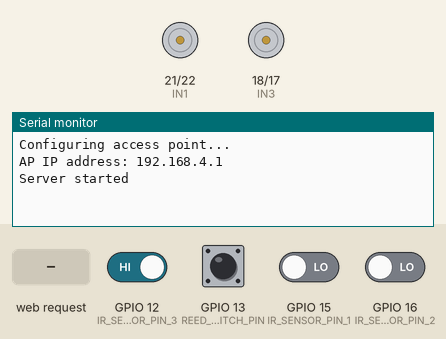
Simulated run of this sketch. Board: ESP32. Parts: motor-driver pin pairs drawn as motors (green arrow = first pin HIGH = forward, orange = second pin HIGH = backward, longer = more drive, scaled by the enable pin), the last lines printed to the serial monitor. The test bench sets the inputs (shaded band); at power-on: GPIO 12 (IR_SENSOR_PIN_3) HIGH, GPIO 13 (REED_SWITCH_PIN), GPIO 15 (IR_SENSOR_PIN_1), GPIO 16 (IR_SENSOR_PIN_2) LOW.

Above: at 1.2 s.
1.3 s: GPIO 15 (IR_SENSOR_PIN_1) driven HIGH
2.9 s: GPIO 12 (IR_SENSOR_PIN_3) driven LOW
4.4 s: GPIO 12 (IR_SENSOR_PIN_3) driven HIGH
5.9 s: GPIO 15 (IR_SENSOR_PIN_1) driven LOW
7.4 s: HTTP request GET /control?action= received
At 8.3 s:
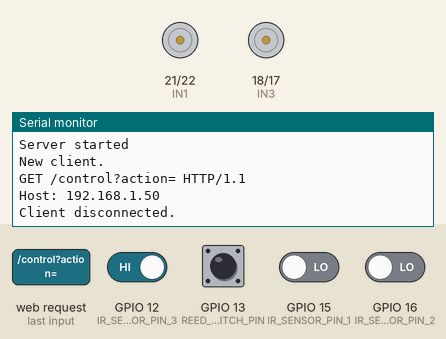
8.9 s: HTTP request GET /SStartACM received
At 9.5 s:
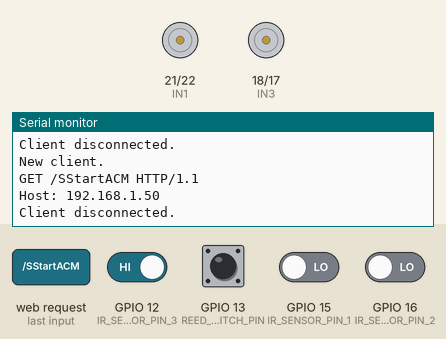

The sketch:

ACMcodeGroep3.ino
```cpp
#include <WiFi.h>
#include <WiFiClient.h>

// Pin configuration
#define IR_SENSOR_PIN_1 15  // GPIO 15
#define IR_SENSOR_PIN_2 16  // GPIO 16
#define IR_SENSOR_PIN_3 12  // GPIO 12
#define REED_SWITCH_PIN 13  // GPIO 13

// WiFi credentials
const char *ssid = "MBAB";
const char *password = "12345678";

WiFiServer server(80);

String lastButtonPressed = "No action";

// Motor Driver pin configuration
const int IN1 = 21;
const int IN2 = 22;
const int IN3 = 18;
const int IN4 = 17;
const int ENA = 23;
const int ENB = 19;

// IR-sensor pin configuration
const int leftSensorPin = 15;
const int rightSensorPin = 12;
const int frontSensorPin = 16;
const int reedPin = 13;

// Function declarations
void handleButtonAction(String action);
void handleClient();
void sendHTML(WiFiClient &client);
void forward();
void right();
void backward();
void left();
void turn180();
void Stop();
void ACM();

void setup() {
  // Pin initialization for IR Sensors and Motor Driver
  pinMode(IR_SENSOR_PIN_1, INPUT);
  pinMode(IR_SENSOR_PIN_2, INPUT);
  pinMode(IR_SENSOR_PIN_3, INPUT);
  pinMode(REED_SWITCH_PIN, INPUT);

  pinMode(IN1, OUTPUT);
  pinMode(IN2, OUTPUT);
  pinMode(IN3, OUTPUT);
  pinMode(IN4, OUTPUT);
  pinMode(ENA, OUTPUT);
  pinMode(ENB, OUTPUT);
  pinMode(leftSensorPin, INPUT);
  pinMode(frontSensorPin, INPUT);
  pinMode(rightSensorPin, INPUT);

  Serial.begin(115200);
  Serial.println();
  Serial.println("Configuring access point...");

  if (WiFi.status() != WL_CONNECTED) {
    if (WiFi.softAP(ssid, password)) {
      IPAddress myIP = WiFi.softAPIP();
      Serial.print("AP IP address: ");
      Serial.println(myIP);
      server.begin();

      Serial.println("Server started");
    } else {
      Serial.println("Error configuring access point. Check credentials and try again.");
      while (1) {
        delay(1000);
      }
    }
  } else {
    Serial.println("Already connected to WiFi. Skipping access point setup.");
  }
}

void loop() {
  handleClient();
  ACM();
  // Standaard No action
  if (lastButtonPressed == "No action") {
    lastButtonPressed = "No action";
  }
}

void handleClient() {
  WiFiClient client = server.available();
  if (client) {
    Serial.println("New client.");
    String currentLine = "";
    while (client.connected()) {
      if (client.available()) {
        char c = client.read();
        Serial.write(c);
        if (c == '\n') {
          if (currentLine.length() == 0) {
            sendHTML(client);
            break;
          } else {
            if (currentLine.startsWith("GET /control?action=")) {
              String action = currentLine.substring(21, currentLine.indexOf(" ", 21));
              handleButtonAction(action);
            }
            currentLine = "";
          }
        } else if (c != '\r') {
          currentLine += c;
        }
      }
    }
    client.stop();
    Serial.println("Client disconnected.");
  }
}

void sendHTML(WiFiClient &client) {
  // HTML response headers
  client.print("HTTP/1.1 200 OK\nContent-type:text/html\nConnection: close\nRefresh: 2\n\n");
  client.print("<html>");
  client.print("<head><title>IR Sensor Status</title>");
  client.print("<style>body {font-family: Arial, sans-serif; background-color: #333; color: white; text-align: center;} h1 {color: #fff; font-size: 2em;} table {border-collapse: collapse; width: 50%; margin: 20px auto;} th, td {border: 1px solid #ddd; padding: 12px; text-align: left;} .acm-control {font-size: 2em; text-align: center; margin-top: 30px;} .section-margin {margin-top: 40px;} button {font-size: 1.5em; padding: 10px 20px;}</style>");
  client.print("</head>");
  client.print("<body><h1>Sensor Status</h1>");
  client.print("<table><tr><th>Sensor</th><th>Status</th></tr>");

  // Sensor tabel
  client.print("<tr><td>IR Sensor 1</td><td>" + String((digitalRead(IR_SENSOR_PIN_1) == HIGH) ? "Object detected" : "No object detected") + "</td></tr>");
  client.print("<tr><td>IR Sensor 2</td><td>" + String((digitalRead(IR_SENSOR_PIN_2) == HIGH) ? "Object detected" : "No object detected") + "</td></tr>");
  client.print("<tr><td>IR Sensor 3</td><td>" + String((digitalRead(IR_SENSOR_PIN_3) == HIGH) ? "Object detected" : "No object detected") + "</td></tr>");
  client.print("<tr><td>Reed Switch</td><td>" + String((digitalRead(REED_SWITCH_PIN) == HIGH) ? "Magnet detected" : "No magnet detected") + "</td></tr>");

  client.print("</table>");

  // Toggle button
  client.print("<div class='section-margin'></div><h2 class='acm-control'>ACM Control</h2><button style='background-color: green; color: white;' onclick='startACM()'>Start ACM</button><button style='background-color: red; color: white;' onclick='stopACM()'>Stop ACM</button>");

  // Last button pressed html
  client.print("<div class='section-margin'></div><h3>Last Button Pressed</h3><table><tr><th>Last Button Pressed</th></tr><tr><td>");
  client.print(lastButtonPressed);
  client.print("</td></tr></table>");

  // Javascript voor 'action'
  client.print("<script>function startACM() {sendRequest('SStartACM');} function stopACM() {sendRequest('SStopACM');} function sendRequest(action) {var xhr = new XMLHttpRequest(); xhr.open('GET', '/control?action=' + action, true); xhr.onload = function() {if (xhr.status == 200) {var message = (action === 'SStartACM') ? 'ACM Is Turned On' : 'ACM Is Turned Off'; document.getElementById('lastButtonState').innerHTML = 'Last Button Pressed: ' + message;}}; xhr.send();}</script>");

  client.print("</body>");
  client.print("</html>");
}

void handleButtonAction(String action) {
  lastButtonPressed = action;
  if (action == "SStartACM") {
    ACM();  // Example: Start moving forward

  }else if (action == "SStopACM") {
     Stop();  // Example: Stop the motors
  }
}

void forward() {
  digitalWrite(IN1, HIGH);
  digitalWrite(IN2, LOW);
  digitalWrite(IN3, HIGH);
  digitalWrite(IN4, LOW);
}

void right() {
  digitalWrite(IN1, HIGH);
  digitalWrite(IN2, LOW);
  digitalWrite(IN3, LOW);
  digitalWrite(IN4, LOW);
}

void backward() {
  digitalWrite(IN1, LOW);
  digitalWrite(IN2, HIGH);
  digitalWrite(IN3, LOW);
  digitalWrite(IN4, HIGH);
}

void left() {
  digitalWrite(IN1, LOW);
  digitalWrite(IN2, LOW);
  digitalWrite(IN3, HIGH);
  digitalWrite(IN4, LOW);
}

void turn180() {
  right();
  delay(700);
  Stop();
  delay(500);
}

void Stop() {
  digitalWrite(IN1, LOW);
  digitalWrite(IN2, LOW);
  digitalWrite(IN3, LOW);
  digitalWrite(IN4, LOW);
}

void ACM() {
  int value = 0;
  unsigned long currentMillis = millis();
  Stop();

  // Check if not in case 3 before reading IR sensor values
    int leftSensorValue = digitalRead(leftSensorPin);
    int rightSensorValue = digitalRead(rightSensorPin);

    if (leftSensorValue == HIGH) {
      // Turn left
      value = 1;

      if (rightSensorValue == LOW) {
        // Turn right
        value = 2;
      }
      if (rightSensorValue == HIGH) {
        // Backward and turn right
        value = 3;
      }
    } else if (leftSensorValue == LOW) {
      // Left
      value = 4;
    }


  switch (value) {
    case 1:
      left();
      break;
    case 2:
      right();
      break;
    case 3:
      Stop();
      backward();


      break;
    case 4:
      left();
      break;
  }
}
```

Measured:
- after the input at 7.4 s, the serial monitor: prints a new line at once (image 1)
- after the input at 8.9 s, the serial monitor: prints a new line at once (image 2)
